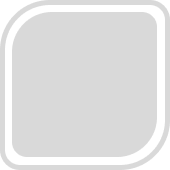
#> input picture Assets/Art/UI/New/Frame/UI_Num_Frame.png, 170 x 170 px
$ python -i icon_crafter.py   (imports and definitions only)
#> lines starting #> are read from the running program, lines starting #| are printed output that depends on the picture; after the words box and inside, x2 and y2 are one past the last pixel; in counts of white or black regions, pixels touching at a corner belong together
import os
import sys
import json
import math
import argparse
import glob
from PIL import Image, ImageDraw, ImageFilter, ImageStat, ImageChops

def get_hex_from_rgb(rgb):
    return "#{:02X}{:02X}{:02X}".format(rgb[0], rgb[1], rgb[2])

def analyze_image(filepath):
    try:
        with Image.open(filepath) as img:
#> img is the input picture: PIL image 170x170 RGBA; mean R, G, B, A 176.8, 176.8, 176.8, 205.3
            img = img.convert("RGBA")
            width, height = img.size
#> width = 170; height = 170
            total_pixels = width * height
#> total_pixels = 28900

            alpha = img.getchannel("A")
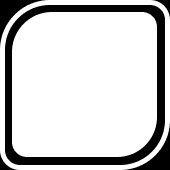
#> alpha: PIL image 170x170 L; min 0, max 255, mean 205.3
            bbox = alpha.getbbox()
#> bbox = (0, 0, 170, 170)

            if not bbox:
                return {
                    "file": os.path.basename(filepath),
                    "path": filepath,
                    "dimensions": [width, height],
                    "is_empty": True
                }

            non_zero = alpha.point(lambda p: 255 if p > 0 else 0)
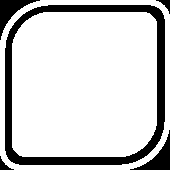
#> non_zero: PIL image 170x170 L; 81.5% white; 5 black regions, box (x1, y1, x2, y2) and area: (5, 5, 165, 165) 4211, (0, 0, 40, 40) 499, (130, 130, 170, 170) 499, (156, 0, 170, 14) 73, (0, 156, 14, 170) 73
            stat = ImageStat.Stat(non_zero)
            coverage = (stat.mean[0] / 255.0)
#> coverage = 0.815

            bbox_width = bbox[2] - bbox[0]
#> bbox_width = 170
            bbox_height = bbox[3] - bbox[1]
#> bbox_height = 170
            aspect_ratio = round(bbox_width / float(bbox_height if bbox_height > 0 else 1), 3)
#> aspect_ratio = 1

            cropped = img.crop(bbox)
            rgb_img = cropped.convert("RGB")
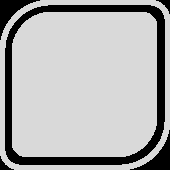
#> rgb_img: PIL image 170x170 RGB; min 0, max 223, mean 176.8

            small_img = rgb_img.resize((64, 64), Image.Resampling.LANCZOS)
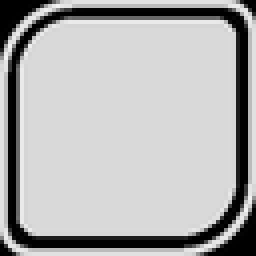
#> small_img: PIL image 64x64 RGB (shown 4 times larger); min 0, max 244, mean 177.7
            colors = small_img.getcolors(64 * 64)
#> colors = 145 items

            unique_color_count = len(colors) if colors else 0
#> unique_color_count = 145
            style_guess = "smooth" if unique_color_count > 64 else "flat"
#> style_guess = 'smooth'

            dominant_hex = []
            try:
                quantized = rgb_img.quantize(colors=5)
                palette = quantized.getpalette()
#> palette = [219, 219, 219, 217, 217, 217, 215, 215, 215, 208, 208, 208, 0, 0, 0]
                if palette:
                    for i in range(min(5, len(palette) // 3)):
                        r, g, b = palette[i*3], palette[i*3+1], palette[i*3+2]
                        dominant_hex.append(get_hex_from_rgb((r, g, b)))
#> this loop made 5 passes
#> (r, g, b) on passes 1 to 5: (219, 219, 219), (217, 217, 217), (215, 215, 215), (208, 208, 208), (0, 0, 0)
#> after the loop, dominant_hex = ['#DBDBDB', '#D9D9D9', '#D7D7D7', '#D0D0D0', '#000000']
            except Exception:
                dominant_hex = ["#FFFFFF"]

            filename = os.path.splitext(os.path.basename(filepath))[0]
            tokens = [t.lower() for t in filename.replace("-", "_").split("_") if t]

            return {
                "file": os.path.basename(filepath),
                "path": filepath.replace("\\", "/"),
                "tokens": tokens,
                "dimensions": [width, height],
                "bbox": bbox,
                "aspect_ratio": aspect_ratio,
                "coverage": round(coverage, 3),
                "style": style_guess,
                "dominant_colors": dominant_hex
            }
    except Exception as e:
        return {
            "file": os.path.basename(filepath),
            "error": str(e)
        }

# [227 lines left out: functions run_analyze, parse_color, create_gradient_layer, draw_star, run_draw, print_template and 1 more, not called in this run]

# [2 lines not run here, left out]

>>> result = analyze_image('../../Assets/Art/UI/New/Frame/UI_Num_Frame.png')
#> result = 9 items
